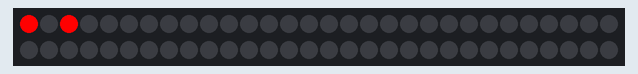
A sketch run on a simulated Arduino Uno, built with avr-gcc and run on an emulated ATmega328P. Parts: 60 RGB LEDs in strip order, left to right, continuing on the next row. Random numbers use the default seed unless the sketch sets one.

Above: at 0.15 s.
At 3.2 s:
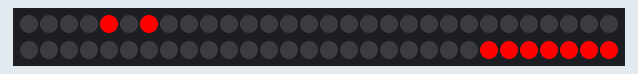
At 6.23 s:
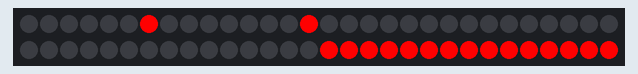
At 9.26 s:
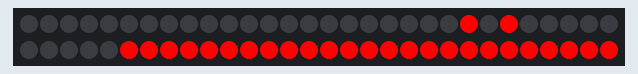
At 10.77 s:
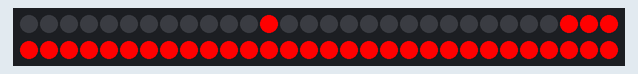
At 12.2 s:
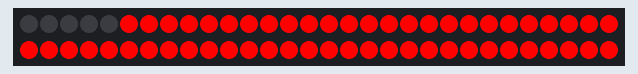

The sketch:

LED_strip_1.0.ino
```cpp
#include<FastLED.h>

#define led_num 60
#define led_pin 3
#define delaytime 50


CRGB leds[led_num];
int i, j;
//int Hue,Sat,Val;
class myled;
void basaleff1(int delay1, int delay2, int Hue_start, int Sat_start, int Val_start, int Hue_end, int Sat_end, int Val_end);
void basaleff2(int delay1, int t );//RGB流动效果,"0"代表leds[led_num-1]向leds[0]流动,"i"代表leds[0]向leds[led_num-1]流动
void basaleff3(int delay1, int delay2, int hue, int sat, int val);
void basaleff4(int delay1, int delay2, int hue, int sat, int val);
void stars(int num_min, int num_max );//星空效果,设置随机亮灯数目[min,max]
void lighton_gradually(int led_id, int hue, int sat, int val, int on_delay );  //渐亮
void lightoff_gradually(int led_id, int hue, int sat, int val, int off_delay );//渐暗
void lightoff_all(int hue, int sat, int val, int off_delay);//所有灯渐暗
void RGBchange(int delay1, int hue_start );//从Hue开始整体变换色彩
void fadeall(int delay1, int brightness_now );//从设定亮度以设定速度逐渐熄灭
int cfunction(int x,int num );//使x保持在[0,num]内

void setup() {
    Serial.begin(9600);
    FastLED.addLeds<NEOPIXEL, led_pin>(leds, led_num);
    randomSeed(analogRead(A0));
    // basaleff1(30,20,230,255,50,230,255,255);
    // delay(100);
    // basaleff3(90,15,230,255,255);
    // delay(1000);
    // lightoff_all(230,255,255,3);
}
void basaleff1(int delay1, int delay2, int Hue_start, int Sat_start, int Val_start, int Hue_end, int Sat_end, int Val_end)
{
    for(i=0;i<(led_num/2);i++){
        leds[i]=CHSV(Hue_start,Sat_start,Val_start);
        leds[led_num-1-i]=CHSV(Hue_start,Sat_start,Val_start);
        FastLED.show();
        delay(delay1);
    }
    delay(100);
    for(i=0;i<(led_num/2);i++){
        leds[led_num/2-1-i]=CHSV(Hue_end,Sat_end,Val_end);
        leds[led_num/2+i]=CHSV(Hue_end,Sat_end,Val_end);
        FastLED.show();
        delay(delay2);
    }
}

//RGB流动效果,"0"代表leds[led_num-1]向leds[0]流动,"i"代表leds[0]向leds[led_num-1]流动
void basaleff2(int delay1,int t)
{
    if (t==0){
        for(j=0;j<=255;j++){
            for(i=0;i<led_num;i++){
                leds[i]=CHSV((i+j)%256,255,255);
            }
            FastLED.show();
            delay(delay1);
        }
    }else if(t==1){
        for(j=0;j<=255;j++){
            for(i=0;i<led_num;i++){
               leds[i]=CHSV((i-j+256)%256,255,255);
            }
            FastLED.show();
            delay(delay1);
        }
    }
}
void basaleff5(int delay1, int delay2, int hue, int sat, int val)
{
    leds[2]=CHSV(hue,sat,val);
    for(i = 0; i < led_num; i++){
        for(j = 0; j < led_num - i; j++){
            leds[j]=CHSV(hue,sat,val);
            // leds[led_num-1-j]=CHSV(hue,sat,val);
            if((j - 1) >= 0){
                leds[j - 1] = CHSV(hue, sat, 0);
            }
            // if((led_num-j)<=59){leds[led_num-j]=CHSV(hue,sat,0);}
            FastLED.show();
            delay(map((delay1-map(i*i,0,900,0,30)-j),0,80,0,7));
        }
        leds[i]=CHSV(hue,sat,val);
    }
    int a[led_num/2+5]={0};
    for(i=0;i<5;i++){
        a[i]=map(i,0,4,255,100);
    }
    // for(j=1;j<=(led_num/2+5);j++){
    //     if(j<=(led_num/2)){
    //         for(i=0;i<j;i++){
    //             leds[led_num/2-j+i]=CHSV(hue,sat,a[i]);
    //             leds[led_num/2+j-1-i]=CHSV(hue,sat,a[i]);
    //             FastLED.show(delay2);
    //         }
    //     }else{
    //         for(i=0;i<(led_num/2);i++){
    //             leds[i]=CHSV(hue,sat,a[i+j-(led_num/2)]);
    //             leds[led_num-1-i]=CHSV(hue,sat,a[i+j-(led_num/2)]);
    //             FastLED.show(delay2);
    //         }
    //     }
    // }
    // for(i=0;i<(led_num/2);i++){
    //     leds[led_num/2-1-i]=CHSV(hue,sat,255);
    //     leds[led_num/2+i]=CHSV(hue,sat,255);
    //     FastLED.show();
    //     delay(delay2);
    // }
}
void basaleff3(int delay1, int delay2, int hue, int sat, int val)
{
    for(i=0;i<(led_num);i++){
        for(j=0;j<(led_num/2-i);j++){
            leds[j]=CHSV(hue,sat,val);
            leds[led_num-1-j]=CHSV(hue,sat,val);
            if((j-1)>=0){leds[j-1]=CHSV(hue,sat,0);}
            if((led_num-j)<=59){leds[led_num-j]=CHSV(hue,sat,0);}
            FastLED.show();
            delay(map((delay1-map(i*i,0,900,0,30)-j),0,80,0,7));
        }
    }
    int a[led_num/2+5]={0};
    for(i=0;i<5;i++){
        a[i]=map(i,0,4,255,100);
    }
    for(j=1;j<=(led_num/2+5);j++){
        if(j<=(led_num/2)){
            for(i=0;i<j;i++){
                leds[led_num/2-j+i]=CHSV(hue,sat,a[i]);
                leds[led_num/2+j-1-i]=CHSV(hue,sat,a[i]);
                FastLED.show(delay2);
            }
        }else{
            for(i=0;i<(led_num/2);i++){
                leds[i]=CHSV(hue,sat,a[i+j-(led_num/2)]);
                leds[led_num-1-i]=CHSV(hue,sat,a[i+j-(led_num/2)]);
                FastLED.show(delay2);
            }
        }
    }
    for(i=0;i<(led_num/2);i++){
        leds[led_num/2-1-i]=CHSV(hue,sat,255);
        leds[led_num/2+i]=CHSV(hue,sat,255);
        FastLED.show();
        delay(delay2);
    }
}

void basaleff4(int delay1, int delay2, int hue, int sat, int val)
{
    for(i=0;i<led_num/2;i++){
        leds[led_num/2-1-i]=CHSV(hue,sat,val);
        leds[led_num/2+i]=CHSV(hue,sat,val);
        FastLED.show();
        delay(delay1);
    }
    delay(delay2);
    FastLED.clear();FastLED.show();
    delay(delay2);
}
//星空效果,设置随机亮灯数目范围
void stars(int num_min, int num_max )
{
    int n=map(random(0,255),0,255,num_min,num_max);
    int a[n]={0};
    int a_hue[n]={0};
    int a_sat[n]={0};
    int a_val[n]={0};
    int on_delay[n]={0};
    int off_delay[n]={0};
    int r=random(1,n-1);
    for(i=0;i<n;i++){
        a[i]=random(0,59);
        a_hue[i]=random(0,255);
        a_sat[i]=random(128,255);
        a_val[i]=random(20,255);
        on_delay[i]=random(0,5);
    }
    for(i=0;i<n;i++){
//        lighton_gradually(a[i], a_hue[i], a_sat[i], a_val[i], on_delay[i]);
        for(j=0;j<=a_val[i];j++){
            leds[a[i]]=CHSV(a_hue[i], a_sat[i], j);
            FastLED.show();
            delay(on_delay[i]);
        }
    }
    delay(200);
    for(i=r;i<n+r;i++){
//        lightoff_gradually(a[i%n], a_hue[i%n], a_sat[i%n], a_val[i%n], off_delay[i%n]);
        for(j=a_val[i%n];j>=0;j--){
            leds[a[i%n]]=CHSV(a_hue[i%n], a_sat[i%n], j);
            FastLED.show();
            delay(off_delay[i%n]);
        }
    }

}

//渐亮
void lighton_gradually(int led_id, int hue, int sat, int val, int on_delay)
{
    for(i=0;i<=val;i++){
        leds[led_id]=CHSV(hue, sat, i);
        FastLED.show();
        delay(on_delay);
    }
}

//渐暗
void lightoff_gradually(int led_id, int hue, int sat, int val, int off_delay)
{
    for(i=val;i>=0;i--){
        leds[led_id]=CHSV(hue, sat, i);
        FastLED.show();
        delay(off_delay);
    }
}

void lightoff_all(int hue, int sat, int val, int off_delay)
{
    for(i=val;i>=0;i--){
        for(j=0;j<led_num;j++){
            leds[j]=CHSV(hue, sat, i);
        }
        FastLED.show();
        delay(off_delay);
    }


}

//从Hue开始整体变换色彩
void RGBchange(int delay1, int hue_start)
{
    for(i=hue_start;i<=hue_start+255;i++){
        fill_solid(leds,led_num,CHSV(i%255,255,255));
        FastLED.show();
        delay(delay1);
    }
}

//从设定亮度以设定速度逐渐熄灭
void fadeall(int delay1, int brightness_now )
{
    for(i=brightness_now-1;i>=0;i--){
        FastLED.setBrightness(i);
        FastLED.show();
        delay(delay1);
    }
}

//使x保持在[0,num]内
int cfunction(int x,int num)
{
    if(x>=num){
        x%=num;
    }else if(x<0){
        for(;x<0;x+=num);
    }
    return x;
}

void loop(){
    // basaleff4(17, 300, 230, 250, 255);
    // stars(10, 45);
    // basaleff2(50,1);
    basaleff5(90,15,i,255-1,255);
}
```
